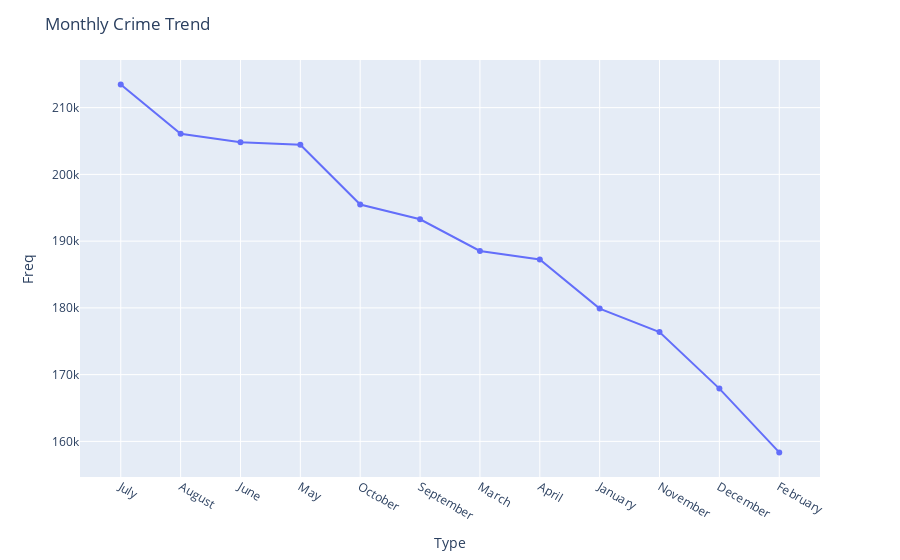

The notebook cell this image was saved under:
### Markdown cell above
**Observations:**

1. The crime rate is dropping overall.
2. In 2001,number of crime incidents were close to 150k.
3. In 2022 ,it's estimate to be 36k , so it's a major drop in crime.
4. By 2023 we expect a major drop down to an estimate of 10k

### Code cell
# Monthly crime trend 
plot_counts1(c_crime_df["Month"], "Monthly Crime Trend")

### Figure 1 — Plotly figure (JSON) as saved in the notebook; plotly's stock layout.template omitted (floating-point values rounded to 4 significant figures)
{"data": [{"hovertemplate": "Type=%{x}<br>Freq=%{y}<extra></extra>", "legendgroup": "", "line": {"color": "#636efa", "dash": "solid", "shape": "linear"}, "marker": {"symbol": "circle"}, "mode": "lines+markers", "name": "", "orientation": "v", "showlegend": false, "textposition": "top center", "texttemplate": "%{y:.2s}", "type": "scatter", "x": ["July", "August", "June", "May", "October", "September", "March", "April", "January", "November", "December", "February"], "xaxis": "x", "y": [213452, 206089, 204809, 204425, 195487, 193278, 188532, 187239, 179894, 176376, 167906, 158349], "yaxis": "y"}], "layout": {"legend": {"tracegroupgap": 0}, "margin": {"t": 60}, "title": {"text": "Monthly Crime Trend"}, "uniformtext": {"minsize": 8, "mode": "hide"}, "xaxis": {"anchor": "y", "domain": [0, 1], "title": {"text": "Type"}}, "yaxis": {"anchor": "x", "domain": [0, 1], "title": {"text": "Freq"}}}}
